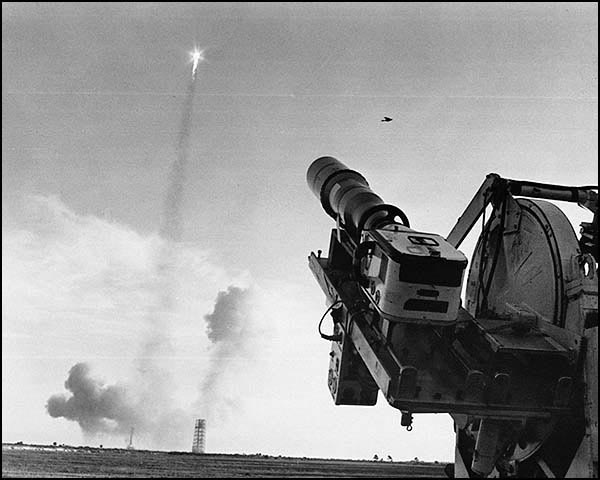
#> input picture histograms/Apollo-8-Launch.jpg, 600 x 480 px; the run also reads 1 picture not shown here
$ jupyter execute --allow-errors histograms.ipynb   (shell and % lines are left out)
#> lines starting #> are read from the running program, lines starting #| are printed output that depends on the picture
# Image Histograms

These are an incredibly valuable image analysis tool for computer vision as they help us understand the distribution of data associated with an image.
The most common example being to show the range of intensity values.

In this notebook we will demostrate how to create histograms first from grayscale images and then color images, we will then explain how to understand and interpret these plots.

## What Histograms Actually are?

In escence they are collected counts of data organized into bins of predefined width. We specify the number of bins along the **x-axis** to use where a single bin represents a range of values. This is most commonly pixel intensities.

A single bin could be from the range 0 to 9 or 10 to 19 and so on representing the values of pixel intensities from 0 to 255.

Conversely along the **y-axis** we get the count of the number of pixels that match a given bin.

[cell 1]
import cv2
import numpy as np
from matplotlib import pyplot as plt
plt.rcParams["image.cmap"] = "gray"

The histogram function comes with the matplotlib library the arguments are:

1. **x**: Array or sequence of (n) arrays.
2. **bins**: Defines the number of equal-width bins in the range. This is an optional argument with a default value of 10.
3. **range**: The lower and upper range of the bins, where lower and upper outliers are ignored. This is an optional argument with a default value of **None**, equivalent to using the whole range of the input **x**.

It's also worth noting that if we didn't specify the range the histogram function would have no concept of what the maximum value should be, which is why we have to specify it explicitly.

[cell 2]
# Create a numpy array 20X20X1 filled with zero values, equivalent to the grayscale image.
black_img = np.zeros((20, 20, 1))

# Flatten the image data into a single 1D array.
black_flatten = black_img.ravel()

# Display the image and histograms.
plt.figure(figsize=(18, 4))

plt.subplot(131); plt.imshow(black_img); plt.title("Black Image")

plt.subplot(132)
plt.hist(black_flatten, range=[0, 256])
plt.xlabel("Pixel Intensiti")
plt.ylabel("Number of pixels")
plt.title("Histogram of black image");
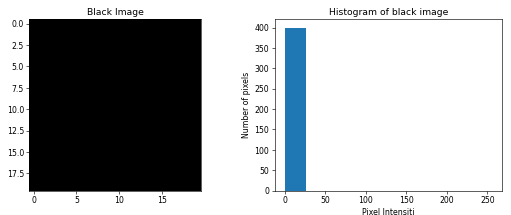
#> figure drawn by matplotlib, 2 panels; panel 2: tallest bar 400 high, from x = -1.78e-15 to 25.6

### Create a histogram from a binary image

[cell 3]
# Read the image.
img = cv2.imread("./checkerboard_18x18.png", cv2.IMREAD_GRAYSCALE)

# Flatten the image data into a single 1D array.
#> (the rest of this cell did not finish here and is left out)

What this example also illustrates is the importance and use of specifying your bin width and how it actually affects your chart.

In these cases, even though we have five bins in one histogram and fifty in the other the actual heights are exactly the same because the pixels all fell into the first and last bins respectivly for black and white.

In our five bin histogram the first bin represents ranges 0 to 51 whereas in the fifty bin histogram the range is 0 to 5.1

[cell 4]
# Read the image.
img = cv2.imread("./MNIST_3_18x18.png", cv2.IMREAD_GRAYSCALE)
img_flatten = img.ravel()
#> img_flatten = 324 values, max 255 at index 65, min 0 at index 0, mean 43.66

# Display the image and histograms.
plt.figure(figsize=(18, 4))

plt.subplot(131); plt.imshow(img); plt.title("Original Image")
plt.subplot(132); plt.hist(img_flatten, 5, [0, 256]); plt.title("5 Bins")
plt.subplot(233);plt.hist(img_flatten, 50, [0, 256]); plt.title("50 Bins");
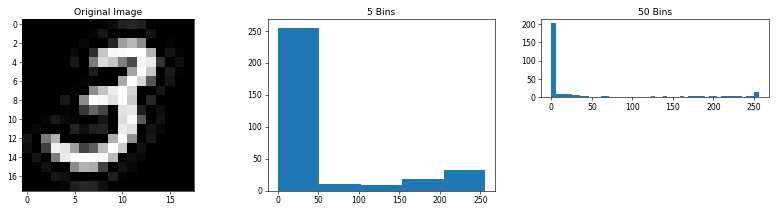
#> figure drawn by matplotlib, 3 panels; panel 2: tallest bar 255 high, from x = -3.55e-15 to 51.2; panel 3: tallest bar 203 high, from x = 4.44e-16 to 5.12

[cell 5]
# Read the image and flatten it.
img = cv2.imread("./Apollo-8-Launch.jpg", cv2.IMREAD_GRAYSCALE)
#> img is the input picture: shape (480, 600); min 0, max 255, mean 151.3
img_flatten = img.ravel()

# Display the image and histograms
plt.figure(figsize=(18, 4))
plt.subplot(131); plt.imshow(img); plt.title("Original Image")
plt.subplot(132); plt.hist(img_flatten, 50, [0, 256]); plt.title("50 Bins")
plt.subplot(133); plt.hist(img_flatten, 256, [0, 256]);
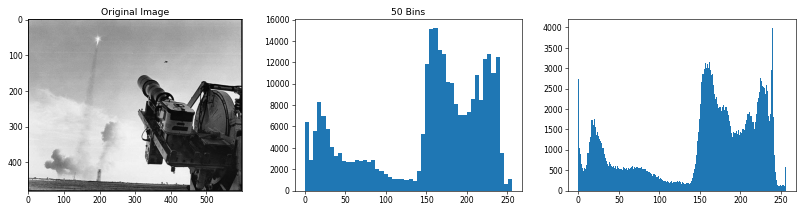
#> figure drawn by matplotlib, 3 panels; panel 2: tallest bar 15245 high, from x = 158.7 to 163.8; panel 3: tallest bar 3996 high, from x = 239 to 240

Until now we've been using the matplotlib version of histogram plotting, but there is also an opencv function that has some additional power features that can be very helpful for **image analysis** and that is the **calcHist** function.

1. images
2. channels
3. mask
4. histSize
5. ranges

[cell 6]
# Read the image.
image = cv2.imread("./Apollo-8-Launch.jpg", cv2.IMREAD_GRAYSCALE)

# Use calcHist() in OpenCV.
hist = cv2.calcHist(images=[image], channels=[0], mask=None, histSize=[256], ranges=[0, 255])
#> hist = 256 values, max 3996 at index 239, min 0 at index 255, mean 1122.8

# Flatten the image data.
img_flatten = img.ravel()

# Display the image and histograms.
plt.figure(figsize=(18, 4))
plt.subplot(131); plt.imshow(image); plt.title("Original Image")
plt.subplot(132); plt.plot(hist); plt.xlim([0, 256]); plt.title("cv2.calcHist()");
plt.subplot(133); plt.hist(img_flatten, 256, [0, 256]); plt.xlim([0, 256]); plt.title("np.ravel(), plt.hist()");
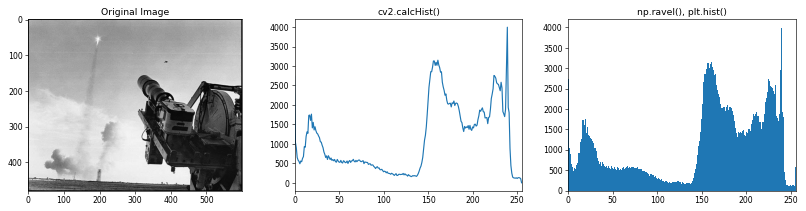
#> figure drawn by matplotlib, 3 panels; panel 2: curve peaks at x = 239, y = 3996; panel 3: tallest bar 3996 high, from x = 239 to 240

One more note before we move on to color histograms it's also important to understand the limitations or really what we can or cannot infer from histograms.

Both  images have exactly the same histogram even though these are wildly different images they can have the same shape in terms of their histogram and so it's important to not make erroneous assumptions about your image processing or even tying to identify two identical images based on histogram alone.

[cell 7]
# Load the two gradient images.
img_gradient = cv2.imread("./linear_graident.png", cv2.IMREAD_GRAYSCALE)
img_noisy = cv2.imread("./noisy.png", cv2.IMREAD_GRAYSCALE)

# Flatten the image data into a single 1D arrays.
#> (the rest of this cell did not finish here and is left out)

# Color Histograms

[cell 8]
img = cv2.imread("./Emerald_Lakes_New_Zealand.jpg")

hist1 = cv2.calcHist([img], [0], None, [256], [0, 255])  # B
#> hist1 = 256 values from 0 to 0
#> (the rest of this cell did not finish here and is left out)

### Using a mask with calcHist()

[cell 9]
# Read the color images.
img = cv2.imread("./Emerald_Lakes_New_Zealand.jpg")

# Create a mask to filter the image for the histogram calculation.
#> (the rest of this cell did not finish here and is left out)

# Histogram Equalization

Essentially what this is doing is taking a distribution of data and then reorganizing it to be an even spread

[cell 10]
# Read the image in grayscale format.
img = cv2.imread("./parrot.jpg", cv2.IMREAD_GRAYSCALE)
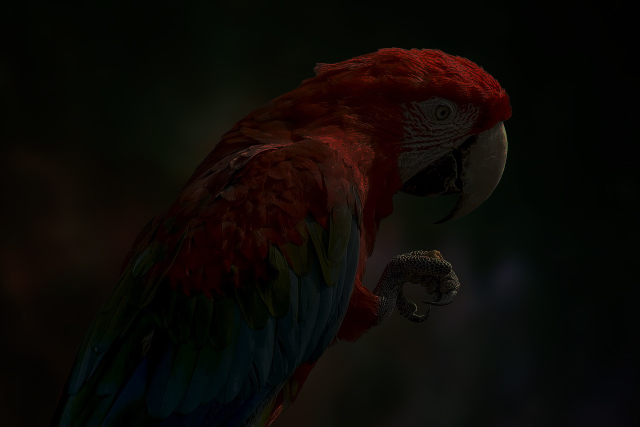
#> input picture histograms/parrot.jpg, 1280 x 853 px (shown at 1/2 size)
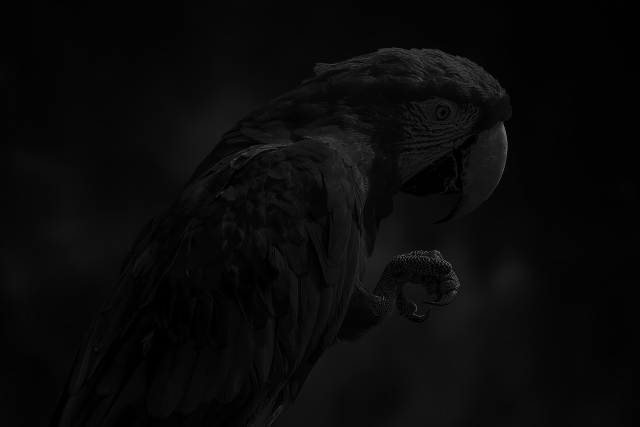
#> img: shape (853, 1280) (shown at 1/2 size); min 0, max 132, mean 9.6

# Display the image.
plt.figure(figsize=(18, 6))
plt.subplot(121); plt.imshow(img); plt.title("Original Image");

[cell 11]
# Equalize histogram.
img_eq = cv2.equalizeHist(img)
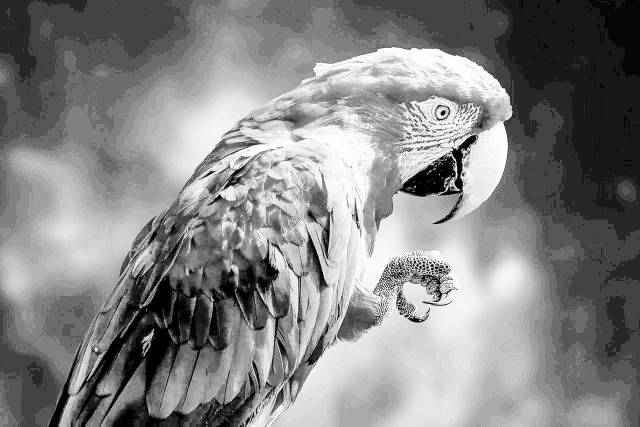
#> img_eq: shape (853, 1280) (shown at 1/2 size); min 0, max 255, mean 132.6

# Display the images.
plt.figure(figsize=(18, 6))
plt.subplot(121); plt.imshow(img_eq); plt.title("Equalized Image")
plt.subplot(122); plt.hist(img_eq.ravel(), 256, [0, 255]); plt.title("Equalized Histogram");
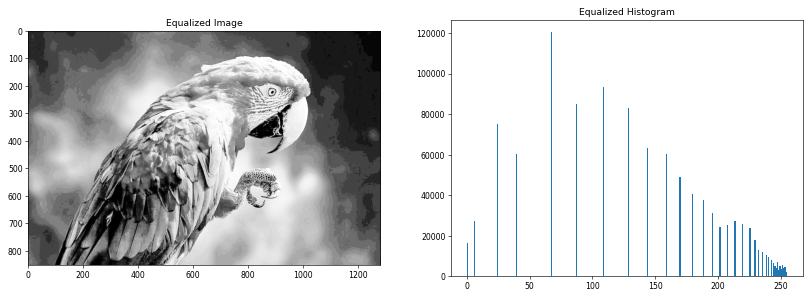
#> figure drawn by matplotlib, 2 panels; panel 2: tallest bar 120586 high, from x = 66.74 to 67.73

# Histogram Equalization for Color Images

There are new colors that were invented that weren't created before. This is because we've normalized each of the color channels independently, but a color is really represented by the mixture of RGB together

[cell 12]
img = cv2.imread("./parrot.jpg")
#> img is the input picture: shape (853, 1280, 3); mean B, G, R 5.6, 9, 12.4
img_eq = np.zeros_like(img)

# Perform histograms equalization on each channel separately.
for i in range(3):
    img_eq[:, :, i] = cv2.equalizeHist(img[:, :, i])
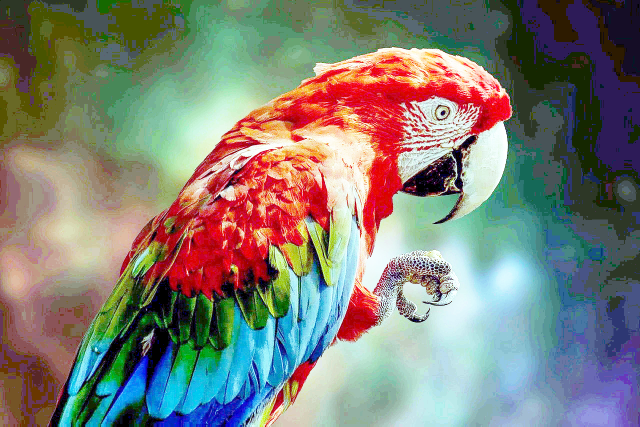
#> img_eq: shape (853, 1280, 3) (shown at 1/2 size); mean B, G, R 118.3, 127.4, 127.1

# Display the images.
plt.figure(figsize=(18, 6))
plt.subplot(121); plt.imshow(img[:, :, ::-1]); plt.title("Original Color Image");
plt.subplot(122); plt.imshow(img_eq[:, :, ::-1]); plt.title("Equalized Image");
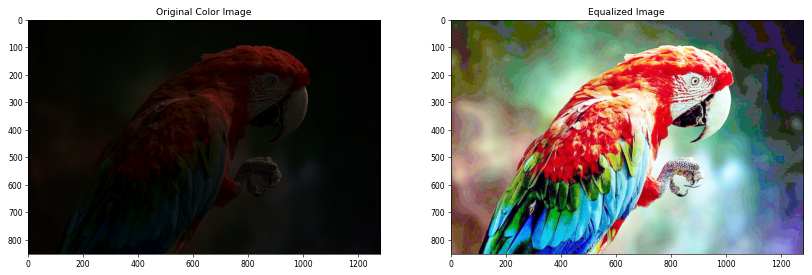
#> figure drawn by matplotlib, 2 panels
